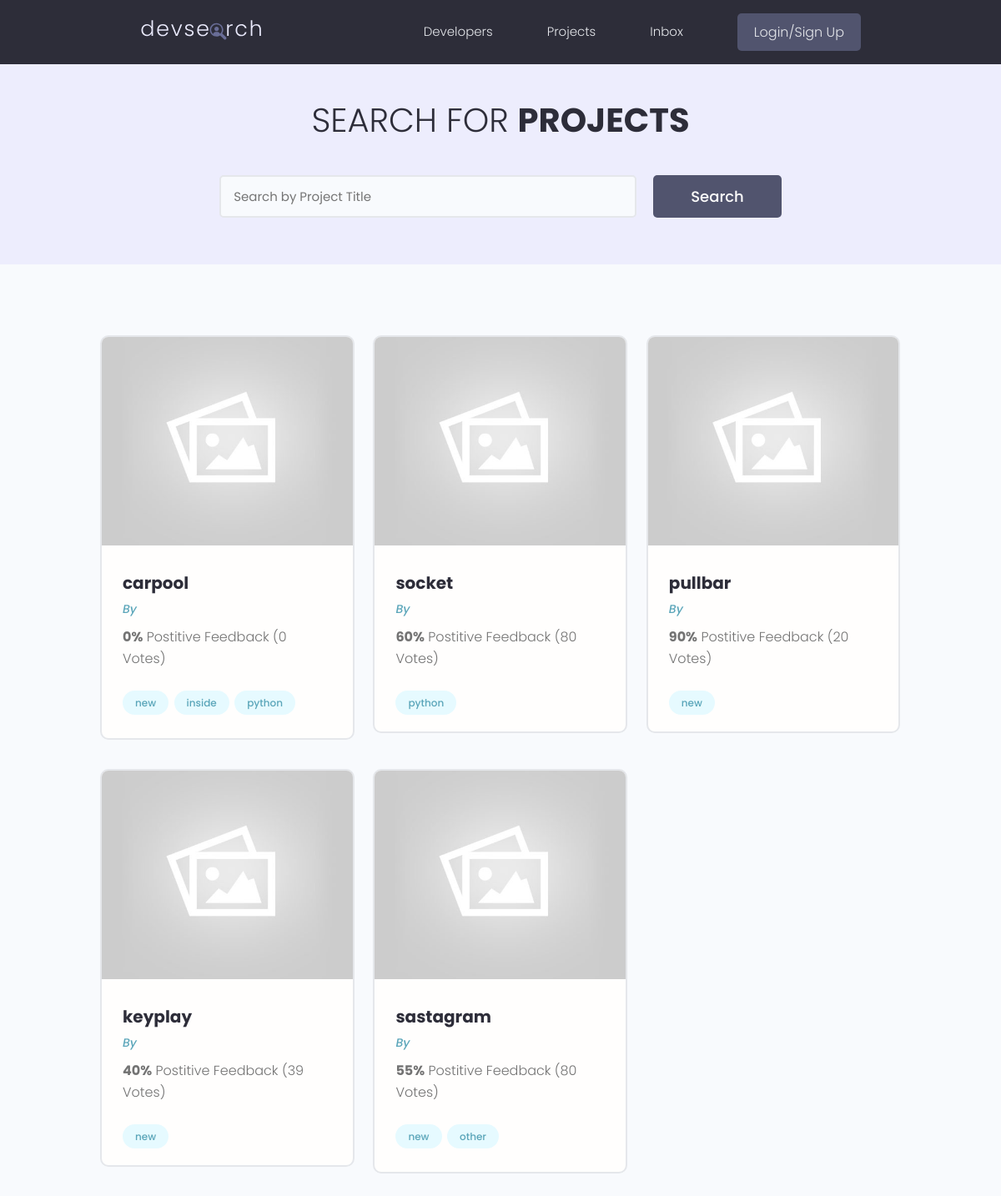
The app's page /project/, older data.
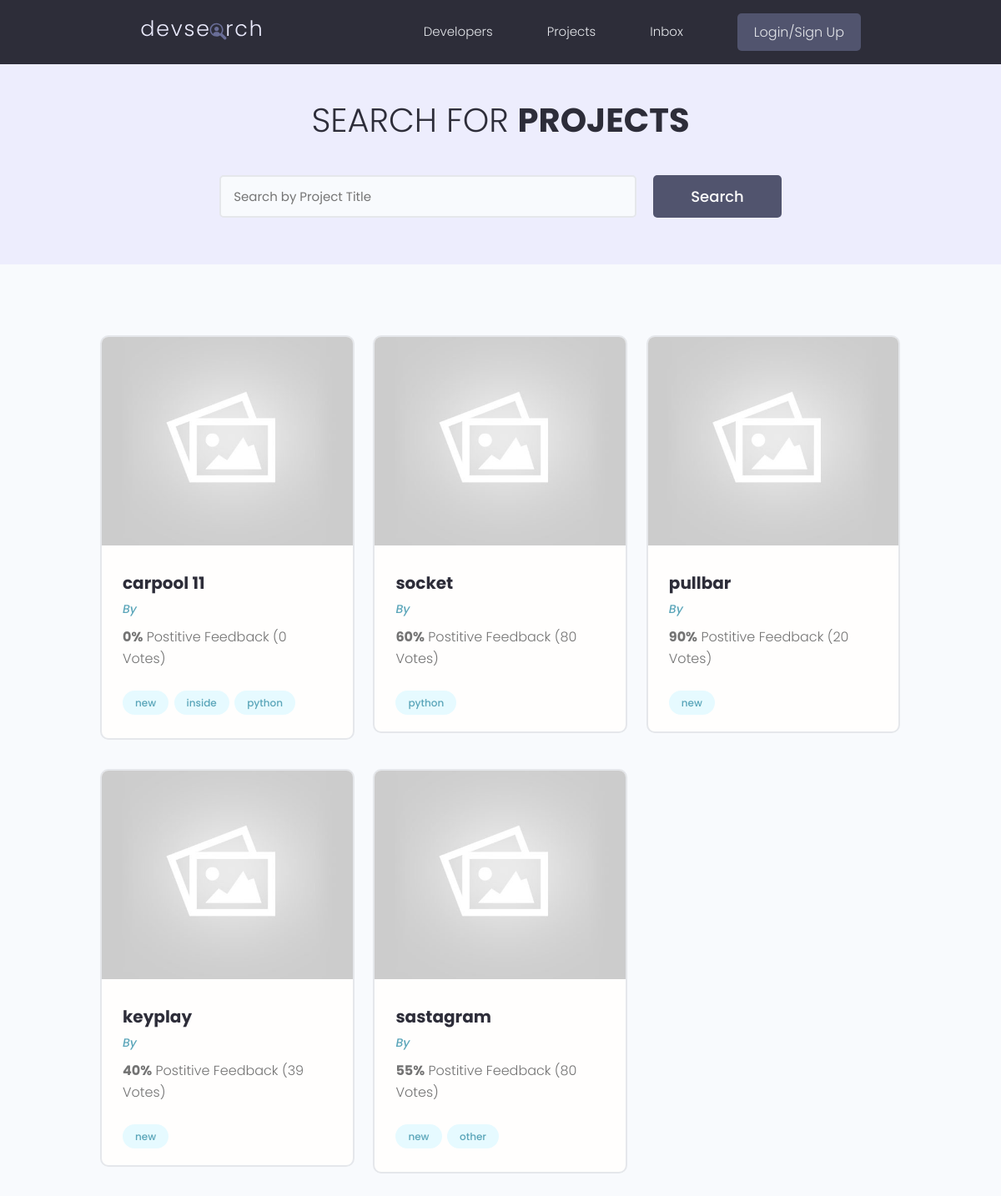
The same page, newer data.
### project/models.py (models this page shows, shortened)
class project(models.Model):
    owner = models.ForeignKey(Profile,null=True,blank=True,on_delete=models.SET_NULL)
    title = models.CharField( max_length=200)
    description = models.TextField( null = True , blank = True )
    featured_image = models.ImageField(null=True,blank=True,default="default.jpg")
    demo_link = models.CharField( max_length=2000,null = True , blank = True)
    source_link = models.CharField( max_length=2000,null = True , blank = True)
    tags = models.ManyToManyField('Tag',blank=True)
    vote_total = models.IntegerField(default = 0 ,null = True,blank = True)
    vote_ratio = models.IntegerField(default = 0 ,null = True,blank = True)
    created = models.DateTimeField(auto_now_add=True)
    id = models.UUIDField( default = uuid.uuid4,unique = True,editable = False,primary_key = True)

### project/views.py (the view)
# urls.py: path('project/',include('project.urls')),
def project(request):
    project = projectmodel.objects.all()
    context={ 'project': project }
    return render(request,'project/project.html', context )

### project/models.py (called while the page is built)
    def __str__(self):
        return self.name

### project/templates/project/project.html (shortened to what this page needs)
{% extends "main.html" %}
{% block content %}
<main class="projects">
    <section class="hero-section text-center">
      <div class="container container--narrow">
        <div class="hero-section__box">
          <h2>Search for <span>Projects</span></h2>
        </div>
        <div class="hero-section__search">
          <form class="form" action="#" method="get">
            <div class="form__field">
              <input class="input input--text" id="formInput#search" type="text" name="text"
                placeholder="Search by Project Title" />
            </div>
            <input class="btn btn--sub btn--lg" type="submit" value="Search" />
          </form>
        </div>
      </div>
    </section>
    <section class="projectsList">
      <div class="container">
        <div class="grid grid--three">
          {% for project in project %}
          <div class="column">
            <div class="card project">
              <a href="{% url "proj" project.id %}" class="project">
                <img class="project__thumbnail" src="{{project.featured_image.url}}" alt="project thumbnail" />
                <div class="card__body">
                  <h3 class="project__title">{{project.title}}</h3>
                  <p><a class="project__author" href="{% url 'profiles'   %}">By {{project.owner.name}}</a></p>
                  <p class="project--rating">
                    <span style="font-weight: bold;">{{project.vote_ratio}}%</span> Postitive
                    Feedback ({{project.vote_total}} Vote{{project.vote_total|pluralize:"s"}})
                  </p>
                  <div class="project__tags">
                    {% for tag in project.tags.all %}
                    <span class="tag tag--pill tag--main">
                      <small>{{tag}}</small>
                    </span>
                    {% endfor %}
                  </div>
                </div>
              </a>
            </div>
          </div>
          {% endfor %}
        </div>
      </div>
    </section>
  </main>
{% endblock content %}

Row changes from the older to the newer data that the page shows:
changed project: title "carpool" → "carpool 11"
